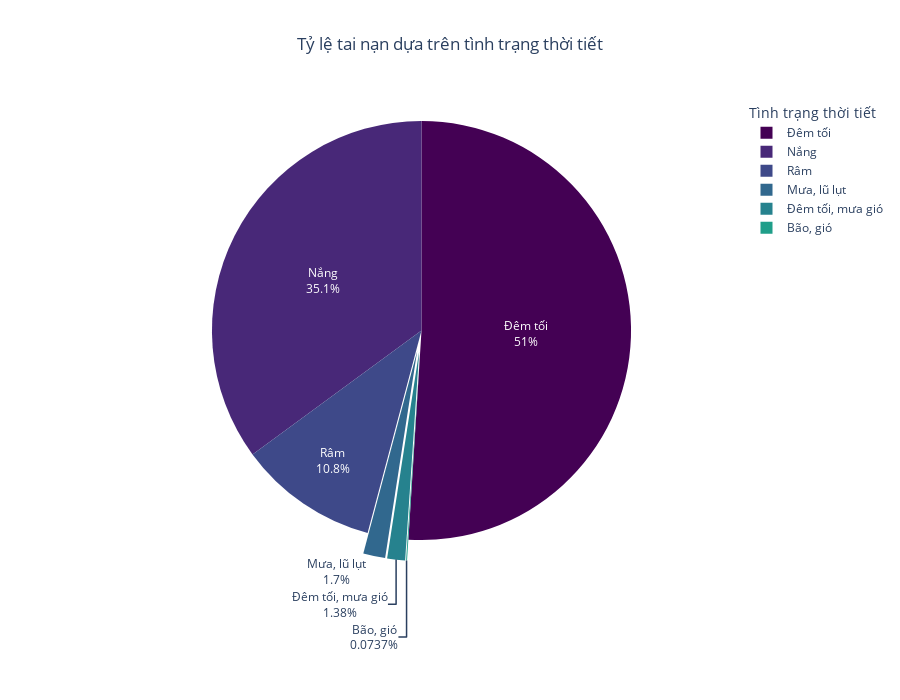

The notebook cell saved with this chart:
### Code cell
# Prepare data for the pie chart
weather_condition_counts = data['Tình trạng thời tiết'].value_counts().reset_index()
weather_condition_counts.columns = ['Tình trạng thời tiết', 'Số vụ']

# Plot the pie chart using Plotly
fig = px.pie(
    weather_condition_counts, 
    values='Số vụ', 
    names='Tình trạng thời tiết', 
    title='Tỷ lệ tai nạn dựa trên tình trạng thời tiết',
    color_discrete_sequence=px.colors.sequential.Viridis  # Changed to Viridis for better contrast
)

# Customize labels and layout
fig.update_traces(
    textinfo='percent+label', 
    pull=[0.1 if value < 0.05 * weather_condition_counts['Số vụ'].sum() else 0 for value in weather_condition_counts['Số vụ']],
    textfont_size=12  # Adjust font size for better readability
)
fig.update_layout(
    title_x=0.5,  # Center the title
    legend_title="Tình trạng thời tiết",
    width=900,  # Adjusted width for better visualization
    height=700,  # Adjusted height for better visualization
    font=dict(size=12)  # Set default font size
)

# Show the figure
fig.show()

### Figure 1 — Plotly figure (JSON) as saved in the notebook; plotly's stock layout.template omitted (floating-point values rounded to 4 significant figures)
{"data": [{"domain": {"x": [0, 1], "y": [0, 1]}, "hovertemplate": "Tình trạng thời tiết=%{label}<br>Số vụ=%{value}<extra></extra>", "labels": ["Đêm tối", "Nắng", "Râm", "Mưa, lũ lụt", "Đêm tối, mưa gió", "Bão, gió"], "legendgroup": "", "name": "", "pull": [0, 0, 0, 0.1, 0.1, 0.1], "showlegend": true, "textfont": {"size": 12}, "textinfo": "percent+label", "type": "pie", "values": [2075, 1427, 439, 69, 56, 3]}], "layout": {"font": {"size": 12}, "height": 700, "legend": {"title": {"text": "Tình trạng thời tiết"}, "tracegroupgap": 0}, "piecolorway": ["#440154", "#482878", "#3e4989", "#31688e", "#26828e", "#1f9e89", "#35b779", "#6ece58", "#b5de2b", "#fde725"], "title": {"text": "Tỷ lệ tai nạn dựa trên tình trạng thời tiết", "x": 0.5}, "width": 900}}
